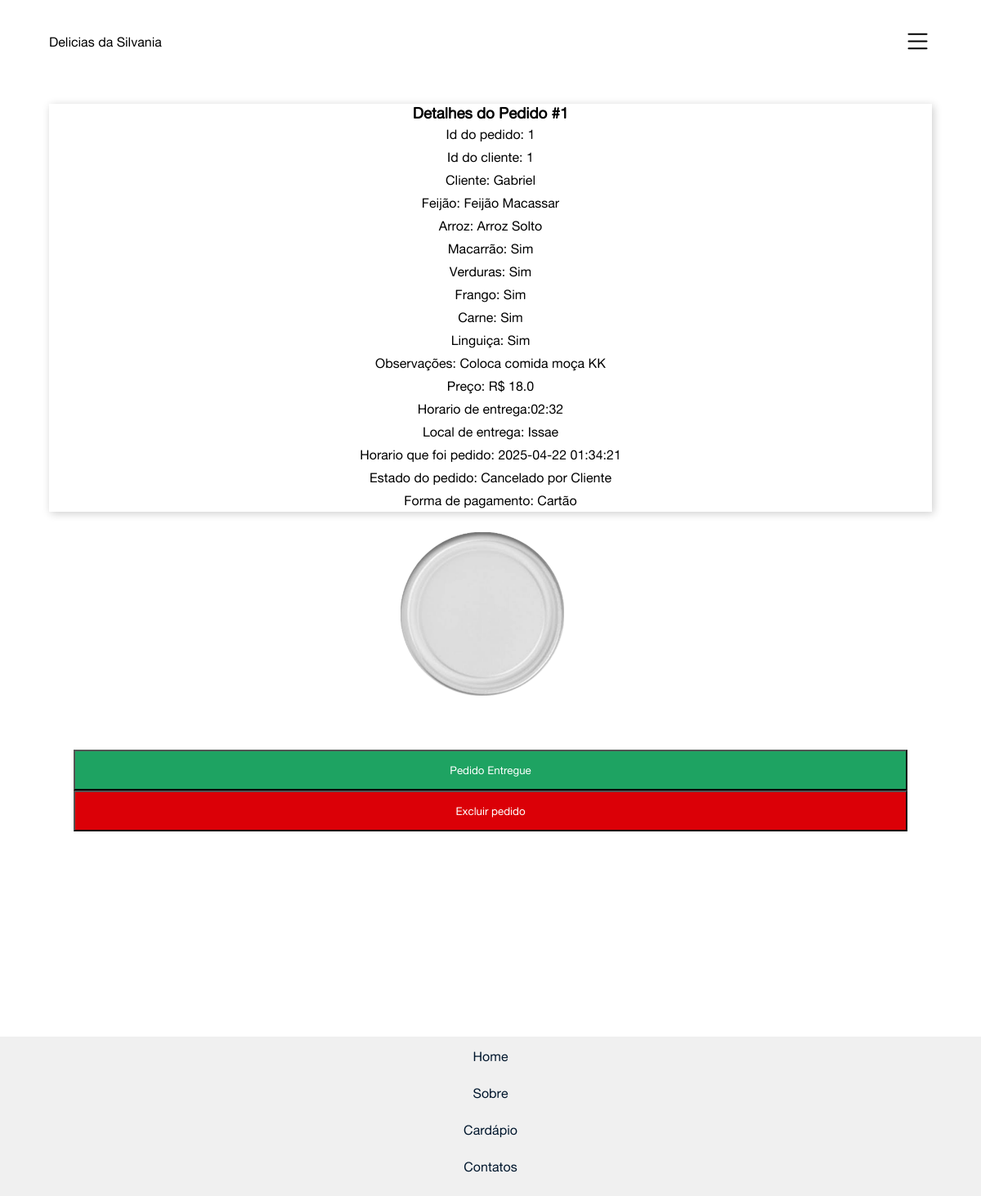
The app's page /lista/1 with its own data.
### tables this page shows
CREATE TABLE pedidos (
                     id INTEGER PRIMARY KEY AUTOINCREMENT,
                     id_Cliente INTEGER NOT NULL,
                     nome_Cliente TEXT NOT NULL,
                     tipo_Feijao TEXT,
                     tipo_Arroz TEXT,
                     macarrao TEXT,
                     verdura TEXT,
                     frango TEXT,
                     carne TEXT,
                     linguica TEXT,
                     obs TEXT,
                     preco REAL,
                     horario_Entrega DATETIME,
                     local_Entrega TEXT NOT NULL,
                     hora_Do_Pedido DATETIME DEFAULT CURRENT_TIMESTAMP,
                     status_Pedido TEXT NOT NULL,
                     forma_Pagamento TEXT NOT NULL
                );

### main.py (the view)
@app.route("/lista/<int:pedido_id>")
def pedido_completo(pedido_id):
    pedido = pedidosDB.id_buscar(pedido_id)
    if pedido:
        return render_template("pedido_completo.html", pedido=pedido)
    else:
        mensagem='Pedido não encontrado'
        return render_template("lista_pedido.html", mensagem=mensagem)

### pedidosDB.py (called while the page is built)
def id_buscar(pedido_id):
    conn = sqlite.connect('pedidosDB.sqlite')
    cursor = conn.cursor()
    cursor.execute('SELECT * FROM pedidos WHERE id = ?', (pedido_id, ))
    pedido = cursor.fetchone()
    conn.close()
    return pedido

### templates/pedido_completo.html (shortened to what this page needs)
{% extends "home.html" %}
{% block content %}
    <div class="container">
        <div class="pedido-container">
            <h3>Detalhes do Pedido #{{ pedido[0] }}</h3>
            <div class="pedido-detalhes"><span class="pedido-detalhes">Id do pedido:</span> {{ pedido[0] }}</div>
            <div class="pedido-detalhes"><span class="pedido-detalhes">Id do cliente:</span> {{ pedido[1] }}</div>
            <div class="pedido-detalhes"><span class="pedido-detalhes">Cliente:</span> {{ pedido[2] }}</div>
            <div class="pedido-detalhes"><span class="pedido-detalhes">Feijão:</span> {{ pedido[3] }}</div>
            <div class="pedido-detalhes"><span class="pedido-detalhes">Arroz:</span> {{ pedido[4] }}</div>
            <div class="pedido-detalhes"><span class="pedido-detalhes">Macarrão:</span> {{ pedido[5] }}</div>
            <div class="pedido-detalhes"><span class="pedido-detalhes">Verduras:</span> {{ pedido[6] }}</div>
            <div class="pedido-detalhes"><span class="pedido-detalhes">Frango:</span> {{ pedido[7] }}</div>
            <div class="pedido-detalhes"><span class="pedido-detalhes">Carne:</span> {{ pedido[8] }}</div>
            <div class="pedido-detalhes"><span class="pedido-detalhes">Linguiça:</span> {{ pedido[9] }}</div>
            <div class="pedido-detalhes"><span class="pedido-detalhes">Observações:</span> {{ pedido[10] }}</div>
            <div class="pedido-detalhes"><span class="pedido-detalhes">Preço:</span> R$ {{ pedido[11] }}</div>
            <div class="pedido-detalhes"><span class="pedido-detalhes">Horario de entrega:</span>{{ pedido[12] }}</div>
            <div class="pedido-detalhes"><span class="pedido-detalhes">Local de entrega:</span> {{ pedido[13] }}</div>
            <div class="pedido-detalhes"><span class="pedido-detalhes">Horario que foi pedido:</span> {{ pedido[14] }}</div>
            <div class="pedido-detalhes"><span class="pedido-detalhes">Estado do pedido:</span> {{ pedido[15] }}</div>
            <div class="pedido-detalhes"><span class="pedido-detalhes">Forma de pagamento:</span> {{ pedido[16] }}</div>
        </div>
    </div>
    <div class="container">
         <div class="container-quentinha">
            <div class="quentinha">
                <img src="/static/marmita_vazia.png" alt="quentinha_vazia" class="quentinha-vazia">
            </div>
        </div>
    </div>
    <div class="container">
        <div class="lista-link">
            <ul>
                <li>
                    <a href="/lista/{{pedido [0]}}/entregue"><button class="verde">Pedido Entregue</button></a>
                </li>
                <li>
                    <a href="/lista/{{pedido [0]}}/retirar"><button class="vermelho">Excluir pedido</button></a>
                </li>
            </ul>
        </div>
    </div>
{% endblock %}

### templates/home.html (shortened to what this page needs)
<!DOCTYPE html>
<html lang="pt-br">
<head>
    <link rel="stylesheet" href="/static/css/style.css">
</head>
<body>
    <div class="container">
        <nav>
            <ul>
                <li>
                    <a href="/">Delicias da Silvania</a>
                </li>
                <li onclick=mostrarSideBar()>
                    <img src="/static/menu.svg" class="svg" alt="">
                </li>
            </ul>
        </nav>
    </div>
    <main>
        {% block content %}{% endblock %}
    </main>
    <div class="container">
        <footer>
            <ul>
                <li>
                    <a href="/">Home</a>
                </li>
                <li>
                    <a href="#sobre" id="link-sobre">Sobre</a>
                </li>
                <li>
                    <a href="/cardapio">Cardápio</a>
                </li>
                <li>
                    <a href="#contatos" id="link-contatos">Contatos</a>
                </li>
            </ul>
        </footer>
    </div>
</body>
</html>

### static/css/style.css (style rules this page uses)
html, body { height: 100%; }
body { margin: 0%; padding: 0%; display: flex; flex-direction: column; }
* { margin: 0; padding: 0; box-sizing: border-box; scroll-behavior: smooth; font-family: "Alte-Regular"; }
button { height: 40px; width: 200px; }
:root { --primary: #db0007; --light: #fff; --dark: #00172d; ---rgba: rgba(0, 0, 0, 0.2) }
nav { display: flex; box-shadow: var(---rgba); width: 90%; align-items: center; justify-content: space-evenly; }
li { list-style: none; }
nav ul { width: 100%; list-style: none; display: flex; justify-content: flex-end; align-items: center }
nav li { height: 50px; display: flex; align-items: center; }
nav a { height: 100%; text-decoration: none; display: flex; align-items: center; color: black; }
nav li:first-child { margin-right: auto; }
footer { display: flex; justify-content: center; background-color: #f0f0f0; width: 100%; text-decoration: none; list-style: none; margin-top: 10rem; }
footer li { width: 100%; height: 30px; margin: 15px 0 15px; text-align: center; text-decoration: none; list-style: none; }
footer a { position: relative; text-decoration: none; color: var(--dark); transition: color 0.3s ease; }
footer a::after { content: ''; position: absolute; bottom: -4px; left: 50%; width: 0%; height: 2px; background-color: var(--dark); transition: width 0.3s ease, left 0.3s ease; }
.container { display: flex; justify-content: center; width: 100%; margin: 1.6rem 0rem 1.6rem 0rem; }
.pedido-detalhes { padding: 5px 0 5px; }
.pedido-container { display: flex; width: 90%; flex-flow: column; align-items: center; box-shadow: 2px 2px 10px var(---rgba); }
.quentinha { display: flex; justify-content: center; align-items: center; width: 90%; }
.quentinha-vazia { height: 200px; }
.svg { fill: black; width: 35px; }
.lista-link { display: flex; flex-flow: column; margin: 40px; gap: 30px; }
.lista-link button { width: 85vw; height: 50px; }
.verde { background-color: #1ea362; color: #fff; }
.vermelho { background-color: #db0007; color: #fff; }

### records on screen
pedidos: id "1", id_Cliente "1", nome_Cliente "Gabriel", tipo_Feijao "Feijão Macassar", tipo_Arroz "Arroz Solto", macarrao "Sim", verdura "Sim", frango "Sim", carne "Sim", linguica "Sim", obs "Coloca comida moça KK", preco "18.0", horario_Entrega "02:32", local_Entrega "Issae", hora_Do_Pedido "2025-04-22 01:34:21", status_Pedido "Cancelado por Cliente", forma_Pagamento "Cartão"
